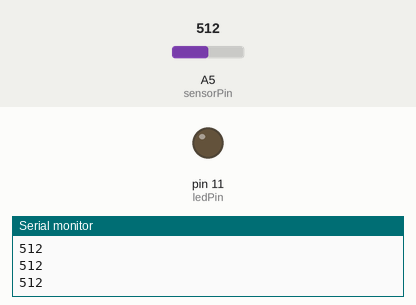
A sketch run on a simulated Arduino Uno, built with avr-gcc and run on an emulated ATmega328P. Shown: output pins drawn as LEDs (lit = HIGH), the last lines printed to the serial monitor. Dashed ring = blinking. The test bench sets the inputs (shaded band); at power-on: A5 (sensorPin) = 512.

Above: at 1.3 s.
1.4 s: A5 (sensorPin) set to 485
At 1.9 s:
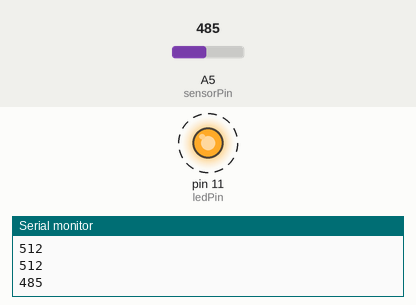
4.4 s: A5 (sensorPin) set to 510
At 5.4 s:
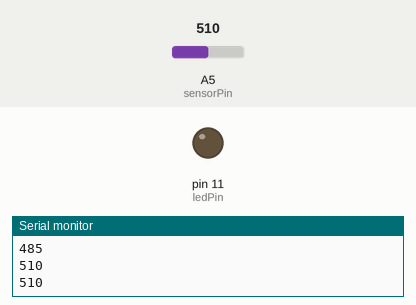
5.9 s: A5 (sensorPin) set to 490
At 8.8 s:
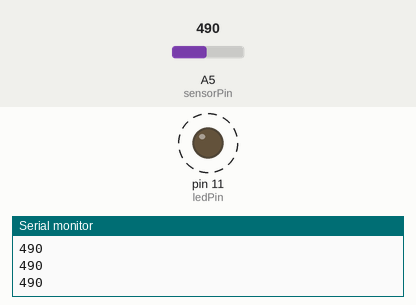
8.9 s: A5 (sensorPin) set to 511
At 9.7 s:
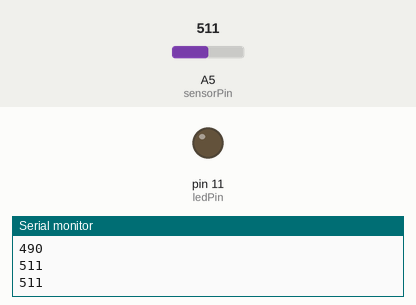
Timing chart, 0 to 11.4 s (numbered marks = the images above; inputs shaded):
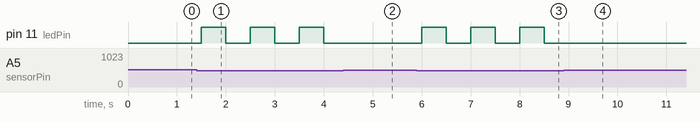

Measured:
- the behaviour switches between 500 and 499 on A5 (sensorPin) (found by bisection; images 0 and 1)
- after the input at 1.4 s, pin 11 (ledPin): alternates HIGH for 0.50 s and LOW for 0.50 s, starting after 0.10 s
- after the input at 4.4 s, pin 11 (ledPin): stays LOW (without the input it goes to HIGH after 0.10 s)
- after the input at 5.9 s, pin 11 (ledPin): alternates HIGH for 0.50 s and LOW for 0.50 s, starting after 0.10 s
- after the input at 8.9 s, pin 11 (ledPin): stops changing and stays LOW

The sketch:

water_sensor.ino
```cpp
int sensorPin = A5;
int ledPin = 11;
int val = 0;

void setup() {
  // put your setup code here, to run once:
  Serial.begin(9600);
  pinMode(ledPin, OUTPUT);
}

void loop() {
  // put your main code here, to run repeatedly:
  val = analogRead(sensorPin);
  Serial.println(val);
  if (val < 500) {
    digitalWrite(ledPin, HIGH);
    delay(500);
    digitalWrite(ledPin, LOW);
    delay(500);
  }
  else {
     digitalWrite(ledPin, LOW);
     delay(500);
  }
}
```
